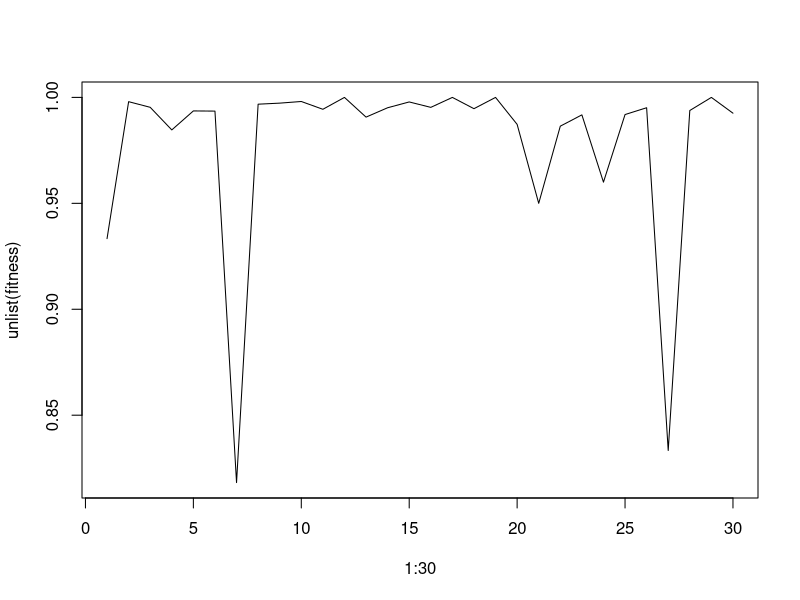

Write R code to recreate this figure.
record <- read.csv("TeamRecord.csv",header = TRUE)
record

played <- list(record$Matches)   #list of number of matches played by each player
played

won <- list(record$Won)          #list of number of matches won by each player
won

lost <- list(record$Lost)        #list of number of matches lost by each player
lost

fitness <- list()                #list of fitness value of each player
for(i in 1:30){
  a<- lost[[1]][i]
  b<- played[[1]][i]
  c<- won[[1]][i]
  fitness[[i]] <- ((1-(a/b))+c)/(1+c)  #------FITNESS FUNCTION------
}
fitness

plot(1:30,unlist(fitness),type = 'l')   #line plot of fitness value v/s player ID

population <- list()      #list which holds the initial population of 10 chromosomes           
for(i in seq(1,10,by=1)){
  population[[i]] <- list(c(sample.int(9,7,replace = F),sample.int(2,1,replace = F)+9,sample.int(6,2,replace = F)+11,sample.int(13,5,replace = F)+17))
}
population

mostFitted <- 0
for(i in 1:10){     #this loop indicates the number of generations/iteration in order to get best fitted chromosome
  mfc = -1
  lfc = -1
  max = 0
  min = 100
  for(j in 1:10){
    summ = 0
    for(k in 1:15){
      x <-population[[j]][[1]][[k]]
      summ = summ + fitness[[x]][1]
      #print(x)
    }
    if(summ>max){
      max = summ
      mfc = j
    }
    if(summ<min){
      min = summ
      lfc = j
    }
  }
  # ---------CROSSOVER-------
  for(l in 1:15){
    x <-population[[mfc]][[1]][[l]]
    y <-population[[lfc]][[1]][[l]]
    if(fitness[[x]][1] > fitness[[y]][1] & is.element(x,population[[lfc]][[1]])==FALSE){
      population[[lfc]][[1]][[l]] <- x
    }
  }
  mostFitted <- mfc
  print(mfc)
}
population[[mostFitted]][1]

record[population[[mostFitted]][[1]],c(2,6)]



       